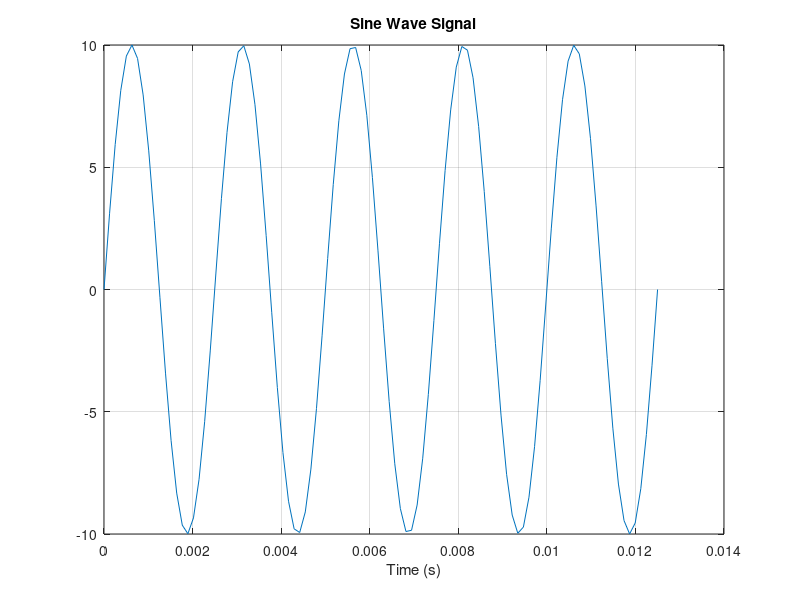
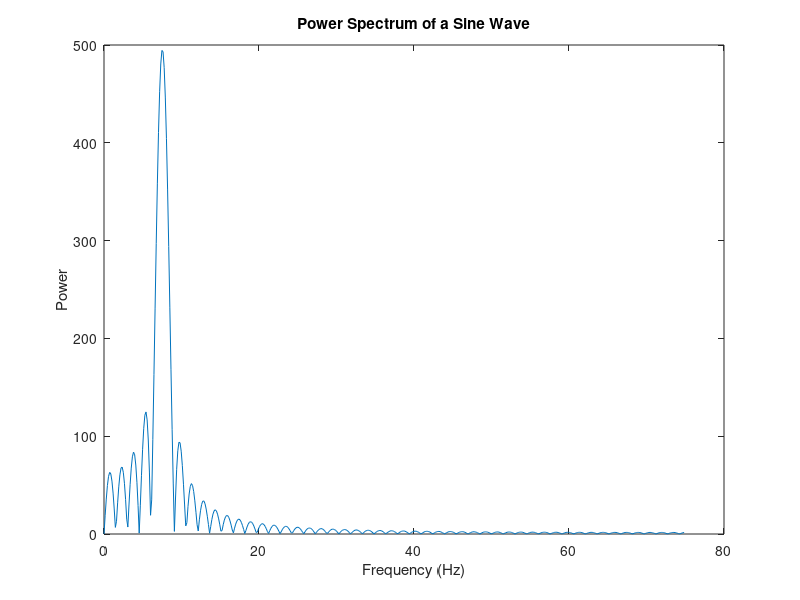

MATLAB code for these plots, in order:
% math_fft_01.m

% Fast Fourier Transform: decomposing a time series into
%  frequency components

% Ian Cooper
% email: ian.cooper@sydney.edu.au
% School of Physics, University of Sydney
% 180712 / Matlab version R2018a

% DOING PHYSICS WITH MATLAB 
%    http://www.physics.usyd.edu.au/teach_res/mp/mphome.htm

clear 
close all
clc

% INPUTS / FUNCTION y(t) ==============================================

% Sampling frequency 
  fS = 150;
% Amplitude / Period / Number of periods
  A = 10;
  fF = 400;
  nT = 5;
% Time scale / frequency / function
  T = 1/fF;
  t = linspace(0,nT*T);
  

  y = A.*sin(2*pi*fF*t);
  
  
  
  
  
  
%t = 0:1/fS:1; % Time vector of 1 second
%f = 5; % Create a sine wave of f Hz.
%x = sin(2*pi*t*f);


% 
nfft = 1024; % Length of FFT
% Take fft, padding with zeros so that length(X)
X = fft(y,nfft);
% FFT is symmetric, throw away second half
%Power Spectrum of a Sine Wave
% FFT is symmetric, throw away second half
X = X(1:nfft/2);
% Take the magnitude of fft of x
mx = abs(X);
% Frequency vector
f = (0:nfft/2-1)*fS/nfft;


% Generate the plot, title and labels.
figure(1);
plot(t,y);
title('Sine Wave Signal');
xlabel('Time (s)');
grid on

figure(2);
plot(f,mx);
title('Power Spectrum of a Sine Wave');
xlabel('Frequency (Hz)');
ylabel('Power');
